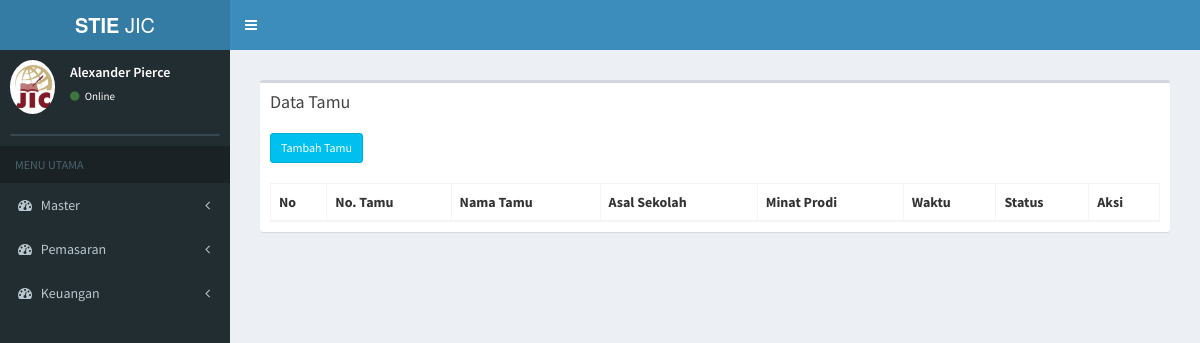
/index.php/tamu, run on an earlier commit of the app's database.
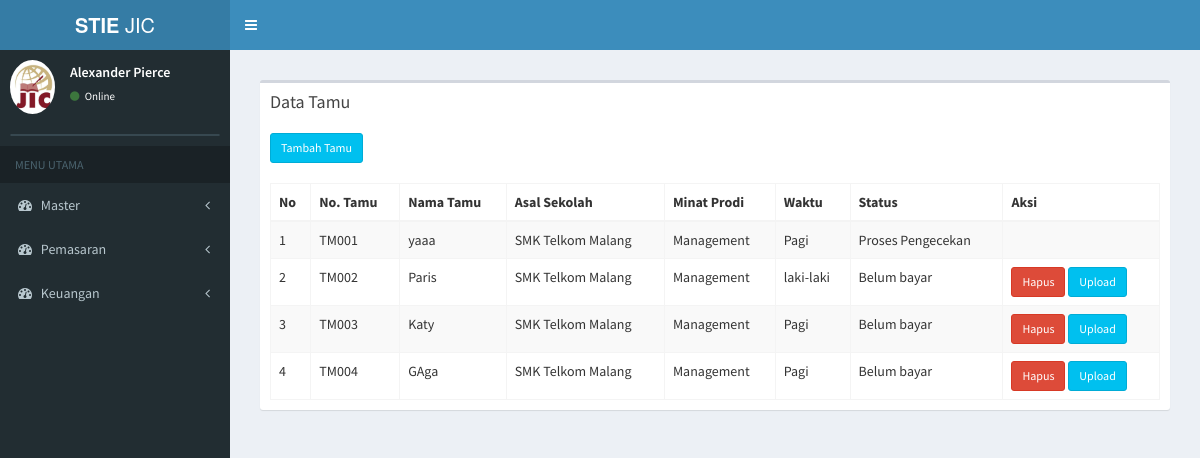
And on a later commit of the database.
### tables this page shows
CREATE TABLE `tb_pendaftaran` (
  `id_pendaftaran` varchar(6) NOT NULL,
  `tanggal_pendaftaran` date NOT NULL,
  `nama_pendaftar` varchar(50) NOT NULL,
  `jk_pendaftar` varchar(20) NOT NULL,
  `id_sekolah2` varchar(6) NOT NULL,
  `jurusan` varchar(20) NOT NULL,
  `alamat` varchar(100) NOT NULL,
  `email` varchar(30) NOT NULL,
  `no_telp` varchar(15) NOT NULL,
  `waktu` varchar(10) NOT NULL,
  `status_bayar` varchar(20) NOT NULL,
  `id_prodi2` varchar(6) NOT NULL,
  `sumber` varchar(30) NOT NULL,
  `ibu_kandung` varchar(30) NOT NULL,
  `bukti_transfer` text NOT NULL,
  `agama` varchar(10) NOT NULL,
  `id_du2` varchar(6) NOT NULL
);

CREATE TABLE `tb_sekolah` (
  `id_sekolah` varchar(6) NOT NULL,
  `nama_sekolah` varchar(30) NOT NULL,
  `alamat_sekolah` text NOT NULL,
  `jenis_sekolah` varchar(6) NOT NULL
);

CREATE TABLE `tb_prodi` (
  `id_prodi` varchar(6) NOT NULL,
  `nama_prodi` varchar(20) NOT NULL,
  `ketua_prodi` varchar(50) NOT NULL
);

### application/controllers/tamu.php (called while the page is built, shortened)
<?php
class Tamu extends CI_Controller {
	public function __construct()
	{
		$this->load->model('tamu_model');
		$this->load->model('daftar_ulang_model');
	}
	public function index(){
				$data['tamu'] = $this->tamu_model->data_tamu();
				$data['main_view'] = 'Tamu/data_tamu_view';
				$this->load->view('template', $data);
	}
}

### index.php (called while the page is built, shortened)
<?php
require_once BASEPATH.'core/CodeIgniter.php';

### application/models/tamu_model.php (called while the page is built, shortened)
<?php
class Tamu_model extends CI_Model {
	public function data_tamu(){
		$this->db->select('*');
		 $this->db->from('tb_pendaftaran');
     $this->db->join('tb_sekolah','tb_sekolah.id_sekolah=tb_pendaftaran.id_sekolah2');
		 $this->db->join('tb_prodi','tb_prodi.id_prodi=tb_pendaftaran.id_prodi2');
		 $query = $this->db->get();
		 return $query->result();
	}
}

### application/views/Tamu/data_tamu_view.php (the view, shortened to what this page needs)
<section class="content">
      <div class="row">
        <div class="col-xs-12">
          <div class="box">
            <div class="box-header">
              <h3 class="box-title">Data Tamu</h3>
            </div>
            <div class="box-body">
              <table id="example1" class="table table-bordered table-striped">
                 <a href="<?php echo base_url() ?>tamu/page_tambah_tamu" class="btn btn-info btn-sm" > Tambah Tamu</a> <br> <br>
                <thead>
                <tr>
                  <th>No</th>
                  <th>No. Tamu</th>
                  <th>Nama Tamu</th>
                  <th>Asal Sekolah</th>
                  <th>Minat Prodi</th>
                  <th>Waktu</th>
                  <th>Status</th>
                  <th>Aksi</th>
                </tr>
                </thead>
                <tbody>
                <?php
                $no = 0;
                foreach ($tamu as $data) {
                  if ($data->status_bayar == 'Belum bayar') {
                  echo '
                <tr>
                  <td>'.++$no.'</td>
                  <td>'.$data->id_pendaftaran.'
                  </td>
                  <td>'.$data->nama_pendaftar.'</td>
                  <td>'.$data->nama_sekolah.'</td>
                  <td>'.$data->nama_prodi.'</td>
                  <td>'.$data->waktu.'</td>
                  <td>'.$data->status_bayar.'</td>
                  <td>
                     <a href="'.base_url('index.php/tamu/hapus_tamu/'.$data->id_pendaftaran).'" class="btn btn-danger btn-sm">Hapus</a>
                     <a href="'.base_url('index.php/tamu/page_upload/'.$data->id_pendaftaran).'" class="btn btn-info btn-sm">Upload</a>
                  </td>
                </tr>
                ';
            } else {
                   echo '
                <tr>
                  <td>'.++$no.'</td>
                  <td>'.$data->id_pendaftaran.'
                  </td>
                  <td>'.$data->nama_pendaftar.'</td>
                  <td>'.$data->nama_sekolah.'</td>
                  <td>'.$data->nama_prodi.'</td>
                  <td>'.$data->waktu.'</td>
                  <td>'.$data->status_bayar.'</td>
                  <td>
                  </td>
                </tr>
                ';
            }
            }
            ?>
                </tbody>
              </table>
            </div>
          </div>
        </div>
      </div>
    </section>

What changed in the data, as far as the page shows it:
added tb_pendaftaran: id_pendaftaran "TM001", nama_pendaftar "yaaa", tb_sekolah.nama_sekolah "SMK Telkom Malang", tb_prodi.nama_prodi "Management", waktu "Pagi", status_bayar "Proses Pengecekan"
added tb_pendaftaran: id_pendaftaran "TM002", nama_pendaftar "Paris", tb_sekolah.nama_sekolah "SMK Telkom Malang", tb_prodi.nama_prodi "Management", waktu "laki-laki", status_bayar "Belum bayar"
added tb_pendaftaran: id_pendaftaran "TM003", nama_pendaftar "Katy", tb_sekolah.nama_sekolah "SMK Telkom Malang", tb_prodi.nama_prodi "Management", waktu "Pagi", status_bayar "Belum bayar"
added tb_pendaftaran: id_pendaftaran "TM004", nama_pendaftar "GAga", tb_sekolah.nama_sekolah "SMK Telkom Malang", tb_prodi.nama_prodi "Management", waktu "Pagi", status_bayar "Belum bayar"
